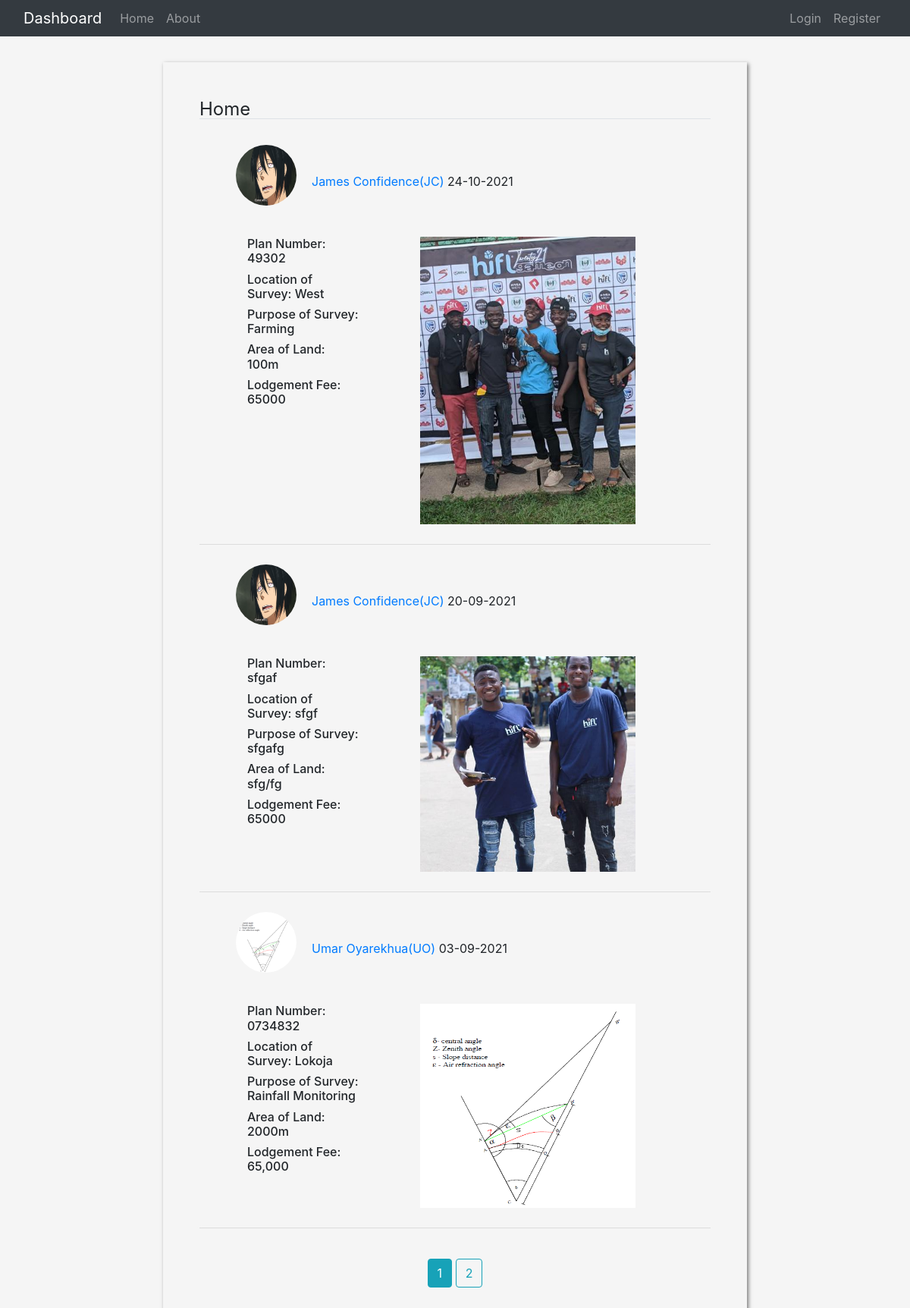
The page /home on the database its author committed.
### app/models.py (models this page shows, shortened)
class Lodgement(db.Model):
    id = db.Column(db.Integer, primary_key=True)
    name_of_survey = db.Column(db.String(), nullable=False)
    prefix = db.Column(db.String(2), nullable=False)
    plan_no = db.Column(db.String(), nullable=False)
    location = db.Column(db.String(), nullable=False)
    purpose_of_survey = db.Column(db.String(), nullable=False)
    date_of_survey = db.Column(db.DateTime(), default=datetime.utcnow)
    area_of_land = db.Column(db.Integer, nullable=False)
    lodegement_fee = db.Column(db.String, nullable=False)
    plan_file = db.Column(db.String(20), nullable=False, default='default.png')
    user_id = db.Column(db.Integer, db.ForeignKey('user.id'), nullable=False)

class User(db.Model, UserMixin):
    id = db.Column(db.Integer, primary_key=True)
    username = db.Column(db.String(20), nullable=False, unique=True)
    email = db.Column(db.String(120), nullable=False, unique=True)
    first_name = db.Column(db.String(), nullable=False)
    last_name = db.Column(db.String(), nullable=False)
    full_name = db.Column(db.String(), nullable=False)
    password = db.Column(db.String(), nullable=False)
    prefix = db.Column(db.String(2), nullable=False)
    phone_no = db.Column(db.String(15), unique=True, nullable= False)
    location = db.Column(db.String())
    image_file = db.Column(db.String(20), nullable=False, default='default.png')
    plans = db.relationship('Lodgement', backref='surveyor', lazy=True)

### app/routes.py (the view)
@app.route("/")
@app.route("/home")
def home():
    page = request.args.get('page', 1, type=int)
    plans = Lodgement.query.order_by(Lodgement.date_of_survey.desc()).paginate(per_page=3, page=page)
    return render_template('home.html', title='Home', plans=plans, legend='Home')

### app/templates/home.html (shortened to what this page needs)
{% extends "layout.html" %}
{% block CSS %}
<link rel="stylesheet" type='text/css' href="{{ url_for('static', filename='css/home.css') }}">
{% endblock %}
{% block content %}
<div class="container-fluid starting">
    <div class="row">
        <div class="col-sm-12 col-md-2"></div>
        <div class="col-sm-12 col-md-8">
            <div class="box">
                <div class="content-section">
                    <legend class="border-bottom mb-4">{{ legend }}</legend>
                    <div class="plan-display">
                        {% for plan in plans.items %}
                        <div class="content-section">
                            <div class="content-header">
                                <img class="rounded-circle img-header"
                                    src="{{ url_for('static', filename='profile_pics/' + plan.surveyor.image_file) }}"
                                    alt="Profile Picture">
                                <div class="user">
                                    <a href="{{ url_for('record', user_id=plan.surveyor.id) }}">
                                        {{plan.surveyor.full_name }}({{ plan.surveyor.prefix}})
                                    </a>
                                    {{ plan.date_of_survey.strftime('%d-%m-%Y') }}
                                </div>
                            </div>
                            <div class="content-body">
                                <div class="container-fluid">
                                    <div class="row">
                                        <div class="col-sm-12 col-md-4">
                                            <h6 class="pr-3">Plan Number: {{ plan.plan_no }}</h6>
                                            <h6 class="pr-3">Location of Survey: {{ plan.location }}</h6>
                                            <h6 class="pr-3">Purpose of Survey: {{ plan.purpose_of_survey }}</h6>
                                            <h6 class="pr-3">Area of Land: {{ plan.area_of_land }}</h6>
                                            <h6 class="pr-3">Lodgement Fee: {{ plan.lodegement_fee }}</h6>
                                        </div>
                                        <div class="col-sm-12 col-md-8">
                                            <img class="plan-img"
                                                src="{{ url_for('static', filename='plan_image/' + plan.plan_file) }}"
                                                alt="Image of Plan">
                                        </div>
                                    </div>
                                </div>
                            </div>
                        </div>
                        <hr>
                        {% endfor %}
                        <div class="links">
                            {% for page_num in plans.iter_pages(left_edge=1, right_edge=1, left_current=1,
                            right_current=2)
                            %}
                            {% if page_num %}
                            {% if plans.page == page_num %}
                            <a class="btn btn-info mt-4 mb-4" href="{{ url_for('home', page=page_num) }}">{{ page_num
                                }}</a>
                            {% else %}
                            <a class="btn btn-outline-info mt-4 mb-4" href="{{ url_for('home', page=page_num) }}">{{
                                page_num }}</a>
                            {% endif %}
                            {% else %}
                            ...
                            {% endif %}
                            {% endfor %}
                        </div>
                    </div>
                </div>
            </div>
        </div>
        <div class="col-sm-12 col-md-2"></div>
    </div>
</div>
{% endblock content %}

### app/static/css/home.css (style rules this page uses)
body { line-height: 1; margin: 0; background-color: whitesmoke; }
div.starting { margin-top: 15px; }
.box { margin-top: 1.2rem; padding: 40px 0px 20px; box-shadow: 2px 2px 5px rgba(0, 0, 0, .5); }
div.links { display: block; text-align: center; margin-bottom: 10px; }
div.content-section { padding: 10px 3rem; }
div.content-header { display: inline-flex; margin-bottom: 25px; }
img.img-header { height: 80px; width: 80px; margin-right: 20px; margin-bottom: 16px; }
div.user { display: block; margin: auto; }
img.plan-img { width: 80%; display: block; margin: auto; padding: 3\0px; }

### rows shown on the page
Lodgement: image_file (placeholder picture), surveyor.full_name "James Confidence", surveyor.prefix "JC", date_of_survey "24-10-2021", plan_no "49302", location "West", purpose_of_survey "Farming", area_of_land "100m", lodegement_fee "65000", plan_file (picture)
Lodgement: image_file (placeholder picture), surveyor.full_name "James Confidence", surveyor.prefix "JC", date_of_survey "20-09-2021", plan_no "sfgaf", location "sfgf", purpose_of_survey "sfgafg", area_of_land "sfg/fg", lodegement_fee "65000", plan_file (picture)
Lodgement: image_file (picture), surveyor.full_name "Umar Oyarekhua", surveyor.prefix "UO", date_of_survey "03-09-2021", plan_no "0734832", location "Lokoja", purpose_of_survey "Rainfall Monitoring", area_of_land "2000m", lodegement_fee "65,000", plan_file (picture)

### other values the page prints
{{ legend }} "Home"
{{ page_num }} "1"
{{ page_num }} "2"
